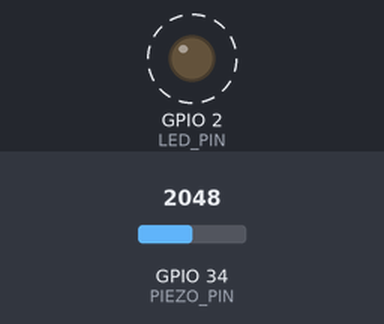
This sketch was run on a simulated ESP32. Parts: output pins drawn as LEDs (lit = HIGH). Dashed ring = blinking. The inputs (shaded band) are chosen by the test bench; at power-on: GPIO 34 (PIEZO_PIN) = 2048. What the sketch prints to the serial monitor is not drawn.

Above: at 2.9 s.
Timing chart, 0 to 6.2 s (numbered marks = the images above):
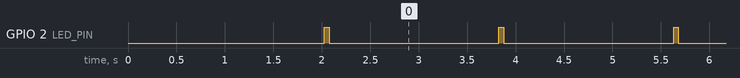

Measured:
- by itself, GPIO 2 (LED_PIN): alternates HIGH for 0.05 s and LOW for 1.8 s

The sketch:

probe.ino
```cpp
/*
  BHEDANX — PROBE ESP32 NODE 1

  Purpose: Read piezo sensor, calculate priority score, send via ESP-NOW
  Requires: ESP32 development board + piezo sensor

  The probe reads an analog piezo signal, processes it to detect activity,
  calculates persistence, and transmits telemetry via ESP-NOW.
*/

#include <esp_now.h>
#include <WiFi.h>
#include <time.h>

// ============================================================================
// CONFIGURATION
// ============================================================================

// GPIO Configuration
const int PIEZO_PIN = 34;  // ADC pin for piezo sensor (ESP32 pin 34 = GPIO34)
const int LED_PIN = 2;     // Built-in LED for status indication

// Probe Identification
const char PROBE_ID[8] = "P-01";

// Gateway MAC Address (MUST be configured to match actual gateway MAC)
// Update this with the actual gateway MAC address
uint8_t gatewayMac[] = {
  0xA4, 0xCF, 0x12, 0x34, 0x56, 0x78  // PLACEHOLDER - Update with real gateway MAC
};

// Sensor Processing Configuration
const int NOISE_THRESHOLD = 200;        // Minimum ADC deviation to register as activity
const int BASELINE_SAMPLES = 100;       // Number of samples for baseline calculation
const int HISTORY_SIZE = 30;            // Number of samples to maintain for persistence calc
const int ACTIVITY_DECAY = 5;           // How much activity level decreases per cycle
const int MAX_ACTIVITY_LEVEL = 100;     // Maximum activity level before clamping

// Timing Configuration
const int SENSOR_SAMPLE_INTERVAL = 100;   // Sample every 100ms
const int TELEMETRY_SEND_INTERVAL = 1800; // Send telemetry every 1800ms (1.8 seconds)
const int SERIAL_DEBUG = 1;               // 1 = debug enabled, 0 = disabled

// ============================================================================
// DATA STRUCTURES
// ============================================================================

// Telemetry packet structure (matches gateway expectations)
typedef struct {
  char probeId[8];
  uint32_t timestamp;
  uint8_t vibration;       // 0-100: vibration level
  uint8_t acoustic;        // 0-100: acoustic level (0 in single-sensor mode)
  uint8_t persistence;     // 0-100: event persistence
  uint8_t signalQuality;   // 0-100: ESP-NOW signal quality
  uint8_t priorityScore;   // 0-100: calculated ARIA score
  uint8_t status;          // 0=NORMAL, 1=SUSPICIOUS, 2=HIGH_PRIORITY, 3=CRITICAL
} TelemetryPacket;

// ============================================================================
// GLOBAL STATE
// ============================================================================

TelemetryPacket telemetry = {0};
uint32_t baselineValue = 0;
uint32_t activityLevel = 0;           // Current activity accumulation
uint16_t sensorHistory[HISTORY_SIZE] = {0};  // For persistence calculation
uint8_t historyIndex = 0;

unsigned long lastSampleTime = 0;
unsigned long lastTelemetryTime = 0;
uint32_t packetCount = 0;

// ============================================================================
// FUNCTION PROTOTYPES
// ============================================================================

void initializePiezoSensor();
void initializeESPNow();
void calculateBaseline();
int readPiezoSensor();
void processSensorData(int rawValue);
uint8_t calculateVibrationLevel();
uint8_t calculatePersistence();
uint8_t calculateSignalQuality();
uint8_t calculatePriorityScore();
uint8_t getStatusFromScore(uint8_t score);
void sendTelemetry();
void onDataSent(const uint8_t *mac_addr, esp_now_send_status_t status);

// ============================================================================
// SETUP
// ============================================================================

void setup() {
  Serial.begin(115200);
  delay(1000);

  if (SERIAL_DEBUG) {
    Serial.println("DEBUG: BhedanX Probe starting...");
  }

  // Initialize GPIO
  pinMode(LED_PIN, OUTPUT);
  digitalWrite(LED_PIN, LOW);

  // Initialize piezo sensor
  initializePiezoSensor();

  // Calculate baseline
  calculateBaseline();

  // Initialize WiFi and ESP-NOW
  initializeESPNow();

  // Initialize telemetry packet
  strncpy(telemetry.probeId, PROBE_ID, sizeof(telemetry.probeId) - 1);

  if (SERIAL_DEBUG) {
    Serial.println("DEBUG: Probe initialized successfully");
  }
}

// ============================================================================
// LOOP
// ============================================================================

void loop() {
  unsigned long currentTime = millis();

  // Sample sensor at regular intervals
  if (currentTime - lastSampleTime >= SENSOR_SAMPLE_INTERVAL) {
    lastSampleTime = currentTime;

    int rawValue = readPiezoSensor();
    processSensorData(rawValue);
  }

  // Send telemetry at regular intervals
  if (currentTime - lastTelemetryTime >= TELEMETRY_SEND_INTERVAL) {
    lastTelemetryTime = currentTime;
    sendTelemetry();
  }

  delay(10);  // Small delay to prevent watchdog timeout
}

// ============================================================================
// INITIALIZATION FUNCTIONS
// ============================================================================

void initializePiezoSensor() {
  pinMode(PIEZO_PIN, INPUT);
  if (SERIAL_DEBUG) {
    Serial.printf("DEBUG: Piezo sensor initialized on GPIO %d\n", PIEZO_PIN);
  }
}

void initializeESPNow() {
  // Set WiFi mode
  WiFi.mode(WIFI_STA);
  WiFi.disconnect();

  if (SERIAL_DEBUG) {
    Serial.print("DEBUG: Probe MAC address: ");
    Serial.println(WiFi.macAddress());
  }

  // Initialize ESP-NOW
  if (esp_now_init() != ESP_OK) {
    if (SERIAL_DEBUG) {
      Serial.println("DEBUG: ESP-NOW initialization failed");
    }
    return;
  }

  // Register send callback
  esp_now_register_send_cb(onDataSent);

  // Add gateway as peer
  esp_now_peer_info_t peerInfo = {0};
  memcpy(peerInfo.peer_addr, gatewayMac, 6);
  peerInfo.channel = 0;
  peerInfo.encrypt = false;

  if (esp_now_add_peer(&peerInfo) != ESP_OK) {
    if (SERIAL_DEBUG) {
      Serial.println("DEBUG: Failed to add gateway peer");
    }
    return;
  }

  if (SERIAL_DEBUG) {
    Serial.println("DEBUG: ESP-NOW initialized and gateway peer added");
  }
}

void calculateBaseline() {
  if (SERIAL_DEBUG) {
    Serial.println("DEBUG: Calculating baseline...");
  }

  uint32_t sum = 0;
  for (int i = 0; i < BASELINE_SAMPLES; i++) {
    sum += analogRead(PIEZO_PIN);
    delay(10);
  }

  baselineValue = sum / BASELINE_SAMPLES;

  if (SERIAL_DEBUG) {
    Serial.printf("DEBUG: Baseline calculated: %lu\n", baselineValue);
  }
}

// ============================================================================
// SENSOR PROCESSING FUNCTIONS
// ============================================================================

int readPiezoSensor() {
  return analogRead(PIEZO_PIN);
}

void processSensorData(int rawValue) {
  // Calculate deviation from baseline
  int deviation = abs(rawValue - (int)baselineValue);

  // Apply noise threshold
  if (deviation > NOISE_THRESHOLD) {
    // Convert deviation to activity (0-100 scale)
    // Assume max deviation is around 1000 ADC units
    int activity = min(100, (deviation * 100) / 1000);
    activityLevel = max(0, min(MAX_ACTIVITY_LEVEL, activityLevel + activity));
  }

  // Decay activity level over time
  activityLevel = max(0, (int)activityLevel - ACTIVITY_DECAY);

  // Store in history for persistence calculation
  sensorHistory[historyIndex] = rawValue;
  historyIndex = (historyIndex + 1) % HISTORY_SIZE;
}

uint8_t calculateVibrationLevel() {
  // Vibration is based on current activity level
  return (uint8_t)activityLevel;
}

uint8_t calculatePersistence() {
  // Persistence: how many samples in history show significant deviation from baseline
  int activeCount = 0;
  int samples = HISTORY_SIZE;

  for (int i = 0; i < samples; i++) {
    int deviation = abs(sensorHistory[i] - (int)baselineValue);
    if (deviation > NOISE_THRESHOLD) {
      activeCount++;
    }
  }

  // Convert to 0-100 percentage
  return (activeCount * 100) / samples;
}

uint8_t calculateSignalQuality() {
  // ESP-NOW signal quality: approximate based on RSSI
  // For now, assume good signal (90%)
  // In real implementation, this would use wifi_sta_config or similar
  return 90;
}

uint8_t calculatePriorityScore() {
  // ARIA Priority Score Formula
  // priorityScore = vibration * 0.40 + acoustic * 0.25 + persistence * 0.25 + signalQuality * 0.10

  uint8_t vibration = calculateVibrationLevel();
  uint8_t acoustic = 0;  // SINGLE_SENSOR_MODE - no acoustic data
  uint8_t persistence = calculatePersistence();
  uint8_t signalQuality = calculateSignalQuality();

  uint16_t score = (vibration * 40) + (acoustic * 25) + (persistence * 25) + (signalQuality * 10);
  score = score / 100;  // Divide by sum of weights to normalize

  return min(100, (uint8_t)score);
}

uint8_t getStatusFromScore(uint8_t score) {
  if (score < 30) return 0;        // NORMAL
  if (score < 60) return 1;        // SUSPICIOUS
  if (score < 80) return 2;        // HIGH_PRIORITY
  return 3;                        // CRITICAL
}

// ============================================================================
// TELEMETRY TRANSMISSION
// ============================================================================

void sendTelemetry() {
  // Update telemetry packet
  telemetry.timestamp = millis();
  telemetry.vibration = calculateVibrationLevel();
  telemetry.acoustic = 0;  // SINGLE_SENSOR_MODE
  telemetry.persistence = calculatePersistence();
  telemetry.signalQuality = calculateSignalQuality();
  telemetry.priorityScore = calculatePriorityScore();
  telemetry.status = getStatusFromScore(telemetry.priorityScore);

  // Send via ESP-NOW
  esp_err_t result = esp_now_send(
    gatewayMac,
    (uint8_t *) &telemetry,
    sizeof(telemetry)
  );

  if (result == ESP_OK) {
    packetCount++;
    digitalWrite(LED_PIN, HIGH);  // Flash LED on send
    delay(50);
    digitalWrite(LED_PIN, LOW);

    if (SERIAL_DEBUG) {
      Serial.printf(
        "DEBUG: Packet %lu sent - Vibration:%d Persistence:%d Priority:%d Status:%d\n",
        packetCount,
        telemetry.vibration,
        telemetry.persistence,
        telemetry.priorityScore,
        telemetry.status
      );
    }
  } else {
    if (SERIAL_DEBUG) {
      Serial.printf("DEBUG: ESP-NOW send failed: %d\n", result);
    }
  }
}

void onDataSent(const uint8_t *mac_addr, esp_now_send_status_t status) {
  if (SERIAL_DEBUG && status != ESP_NOW_SEND_SUCCESS) {
    Serial.println("DEBUG: ESP-NOW delivery failed");
  }
}
```
